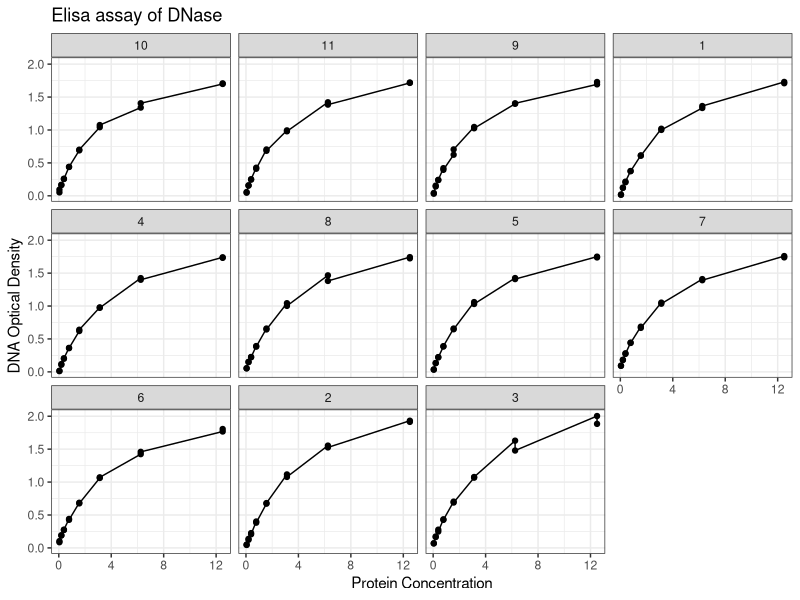

Write the R code that produced this figure.
## ---- chunk 1
library(ggplot2)
require(stats); require(graphics)
qplot(conc, density, data=DNase, geom=c("point", "line"), group=Run) +
  facet_wrap(~ Run) +
  theme_bw() +
  ylab("DNA Optical Density") + xlab("Protein Concentration") +
  ggtitle("Elisa assay of DNase")
